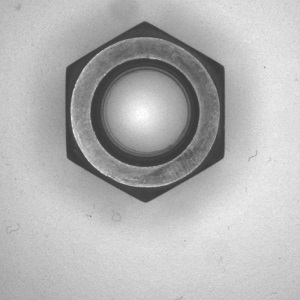
#> input picture Homework/Python/OpenCv_Hw1_Python/M8.jpg, 300 x 300 px
$ python test.py   (older library calls are emulated)
#> lines starting #> are read from the running program, lines starting #| are printed output that depends on the picture; after the words box and inside, x2 and y2 are one past the last pixel; in counts of white or black regions, pixels touching at a corner belong together

import numpy as np
#Sobel Filter implementation in 2D Convolution
#Author: Winnie Liang

import cv2
import numpy as np
import time
#from matplotlib import pyplot as plt

image = cv2.imread('M8.jpg', 0)
#> image is the input picture: shape (300, 300); min 53, max 255, mean 179.6
image = cv2.GaussianBlur(image,(3,3),0)

sobelx = np.array([[-1, 0, 1], [-2, 0, 2], [-1, 0, 1]], dtype = np.float)
sobely = np.array([[-1, -2, -1], [0, 0, 0], [1, 2, 1]], dtype = np.float)


N = image.shape[0] #row
#> N = 300
M = image.shape[1] #column
#> M = 300


row = 512
column = 512
sobelxImage = np.zeros((row,column))
sobelyImage = np.zeros((row,column))
sobelGrad = np.zeros((row,column))

#Start time
timestart = time.clock()

## Usage of CV2 Library for sobel
# gx = cv2.filter2D(image, -1, sobelx)
# gy = cv2.filter2D(image, -1, sobely)

#Surrounds array with 0's on the outside perimeter
image = np.pad(image, (1,1), 'edge')
#> image: shape (302, 302)

for i in range(1, N-1):
    for j in range(1, M-1):
        #Calculate gx and gy using Sobel (horizontal and vertical gradients)
        gx = (sobelx[0][0] * image[i-1][j-1]) + (sobelx[0][1] * image[i-1][j]) + \
             (sobelx[0][2] * image[i-1][j+1]) + (sobelx[1][0] * image[i][j-1]) + \
             (sobelx[1][1] * image[i][j]) + (sobelx[1][2] * image[i][j+1]) + \
             (sobelx[2][0] * image[i+1][j-1]) + (sobelx[2][1] * image[i+1][j]) + \
             (sobelx[2][2] * image[i+1][j+1])

        gy = (sobely[0][0] * image[i-1][j-1]) + (sobely[0][1] * image[i-1][j]) + \
             (sobely[0][2] * image[i-1][j+1]) + (sobely[1][0] * image[i][j-1]) + \
             (sobely[1][1] * image[i][j]) + (sobely[1][2] * image[i][j+1]) + \
             (sobely[2][0] * image[i+1][j-1]) + (sobely[2][1] * image[i+1][j]) + \
             (sobely[2][2] * image[i+1][j+1])

        sobelxImage[i-1][j-1] = gx
        sobelyImage[i-1][j-1] = gy

        #Calculate the gradient magnitude
        g = np.sqrt(gx * gx + gy * gy)
        sobelGrad[i-1][j-1] = g
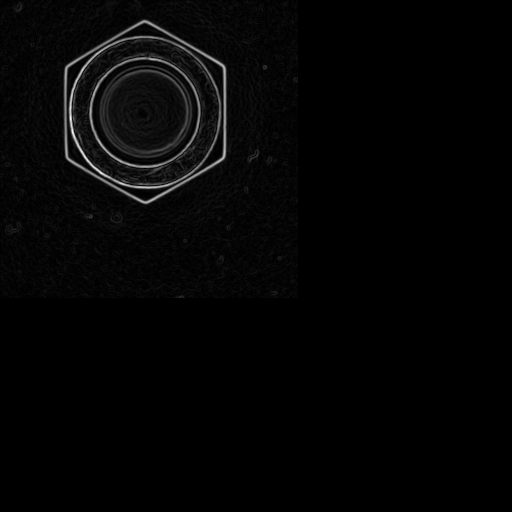
#> sobelGrad: shape (512, 512) float64; min 0, max 445.2, mean 8.6; drawn with min black and max white
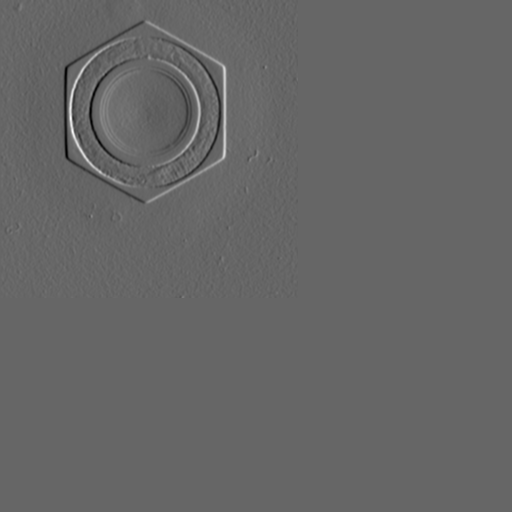
#> sobelxImage: shape (512, 512) float64; min -299, max 445, mean 0.2; drawn with min black and max white
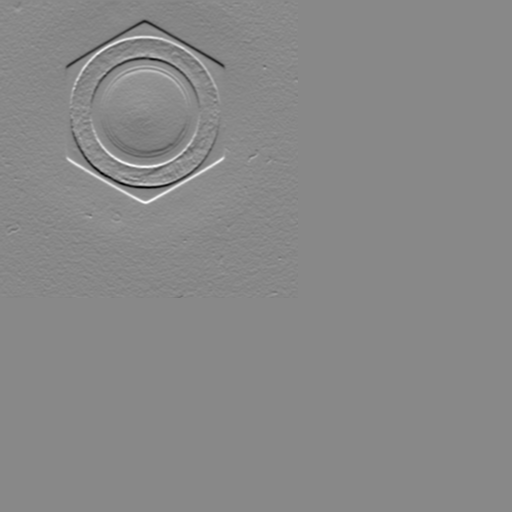
#> sobelyImage: shape (512, 512) float64; min -358, max 310, mean -0.1; drawn with min black and max white

#End time
timeend = time.clock() - timestart
print("2D Convolution with Sobel Filters: ", timeend)

magnituderet,magnitudeimage = cv2.threshold(sobelGrad ,40,255,cv2.THRESH_BINARY)
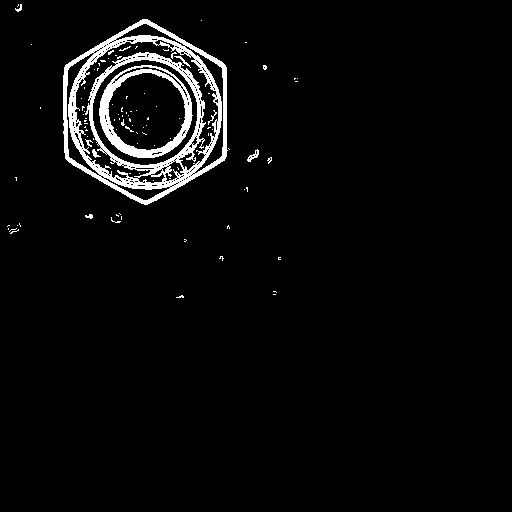
#> magnitudeimage: shape (512, 512) float64; 4% white; 100 white regions (91 under 20 px), largest, box (x1, y1, x2, y2) and area: (63, 19, 228, 205) 7706, (99, 65, 193, 158) 2082, (247, 149, 259, 162) 59
cv2.imshow("Magnitude",magnitudeimage)


cv2.imshow('custom_2d_convolution_gx.png',sobelxImage)
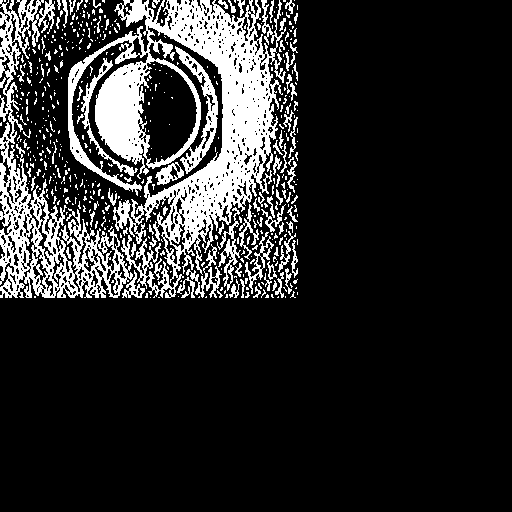
#> window 'custom_2d_convolution_gx.png': shape (512, 512); 16.7% white; 522 white regions (431 under 20 px), largest, box (x1, y1, x2, y2) and area: (0, 0, 286, 298) 34755, (81, 58, 138, 176) 699, (217, 207, 241, 291) 540
cv2.imshow('custom_2d_convolution_gy.png',sobelyImage)
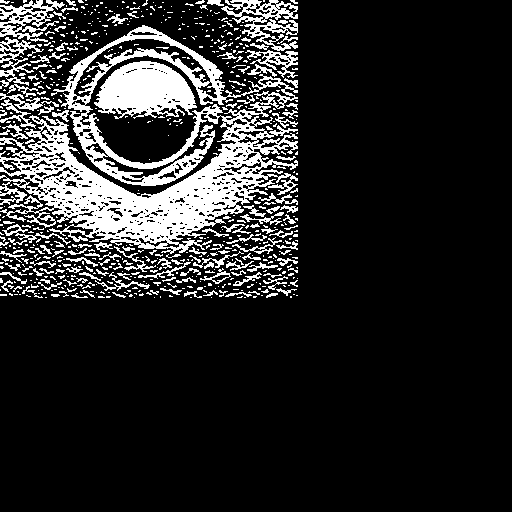
#> window 'custom_2d_convolution_gy.png': shape (512, 512); 15.8% white; 662 white regions (513 under 20 px), largest, box (x1, y1, x2, y2) and area: (0, 25, 298, 254) 22921, (94, 61, 197, 119) 3985, (221, 0, 298, 51) 1526
cv2.imshow('custom_2d_convolution_gradient.png',sobelGrad)
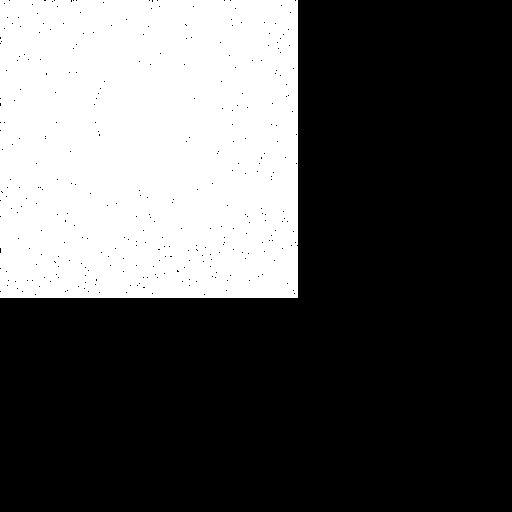
#> window 'custom_2d_convolution_gradient': shape (512, 512); 33.7% white; 1 white region, box (x1, y1, x2, y2) and area: (0, 0, 298, 298) 88461
cv2.waitKey (0)
cv2.destroyAllWindows()
